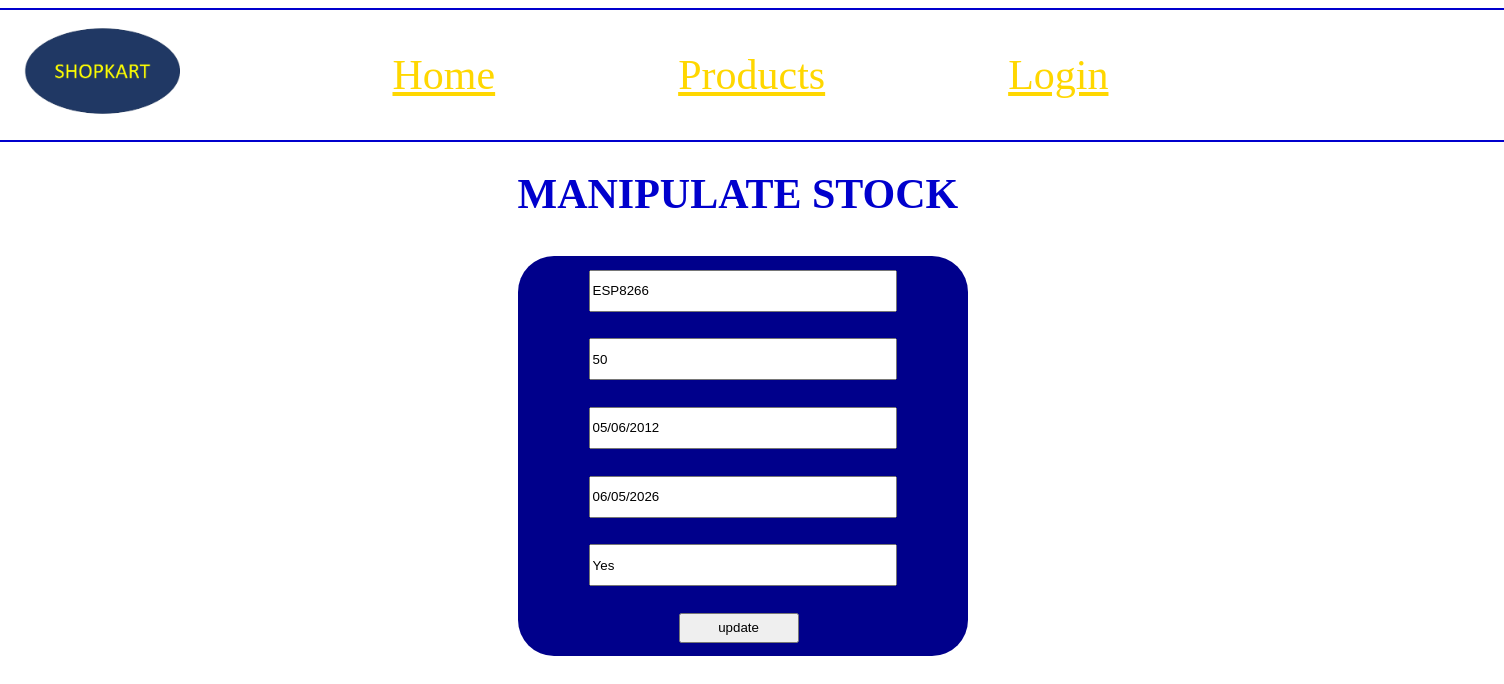
The page /edit/3 on the database its author committed.
### store/models.py (models this page shows)
class product(models.Model):
    name=models.CharField(max_length=50)
    stock=models.CharField(max_length=50)
    manufacture=models.CharField(max_length=50)
    expiry=models.CharField(max_length=50)
    approval=models.CharField(max_length=50)
    class Meta:
        db_table='product'

### store/views.py (the view)
# urls.py: path('edit/<int:id>',views.edit),
def edit(request,id):
    u=product.objects.get(id=id)
    return render(request,'edit.html',{'a':u})

### store/templates/edit.html (shortened to what this page needs)
{% load static %}
<!DOCTYPE html>
<html lang="en">
<head>
    <link rel="stylesheet" href="{% static 'style.css' %}">
</head>
<header class="loginheaderstyle">
    <table>
        <tr>
            <td>
                <img src="{% static 'SHOPKART_LOGO.png' %}" class="imgsize">
            </td>
            <td class="homestyle">
                <a href="home" class="navbartextcolor">Home</a>
            </td>
            <td class="productstyle">
                <a href="dap" class="navbartextcolor">Products</a>
            </td>
            <td class="loginstyle">
                <a href="login" class="navbartextcolor">Login</a>
            </td>
        </tr>
    </table>
</header>
<body class="loginbodycontainer">
    <h1>MANIPULATE STOCK</h1>
    <form action="../upd/{{a.id}}" class="editcontainer">
        <div><input type="text" name="a1" value="{{a.name}}" class="atbut" placeholder="Name"></div>
        <div><input type="text" name="a2" value="{{a.stock}}" class="atbut" placeholder="Stock"></div>
        <div><input type="text" name="a3" value="{{a.manufacture}}" class="atbut" placeholder="DDMMYYYY"></div>
        <div><input type="text" name="a4" value="{{a.expiry}}" class="atbut" placeholder="DDMMYYYY"></div>
        <div><input type="text" name="a5" value="{{a.approval}}" class="atbut" placeholder="Yes/No"></div>
        <div><input type="submit" value="update" class="sbst">
    </form>
</body>
</html>

### store/static/style.css (style rules this page uses)
.homestyle { padding-left: 180px; font-size: 42px; }
.productstyle { font-size: 42px; padding-left: 180px; }
.navbartextcolor { color: gold; }
.imgsize { height:120px; }
.loginstyle { font-size: 42px; padding-left: 180px; }
.loginheaderstyle { background-color: white; border: 2px solid mediumblue; float: left; padding-right: 100%; margin-left: -418px; margin-right: auto; }
.loginbodycontainer { display: grid; justify-content: center; align-items: center; }

### store/templates/edit.html (style rules this page uses)
.loginheaderstyle { background-color: white; border: 2px solid mediumblue; float: left; padding-right: 85%; margin-left: 132px; margin-right: 533px; }
.loginbodycontainer { display: grid; justify-content: center; align-items: center; }
.editcontainer { display: grid; justify-content: center; align-items: center; background-color: darkblue; width: 450px; height: 400px; margin-top: 10px; margin-left: 660px; border-radius: 36px; }
.atbut { height: 36px; width: 300Px; }
.sbst { margin-left: 90px; width: 120px; height: 30px; }
h1 { color: mediumblue; font-size: 42px; margin-left: 660px; }

### rows shown on the page
product: a1 "ESP8266", a2 "50", a3 "05/06/2012", a4 "06/05/2026", a5 "Yes"
